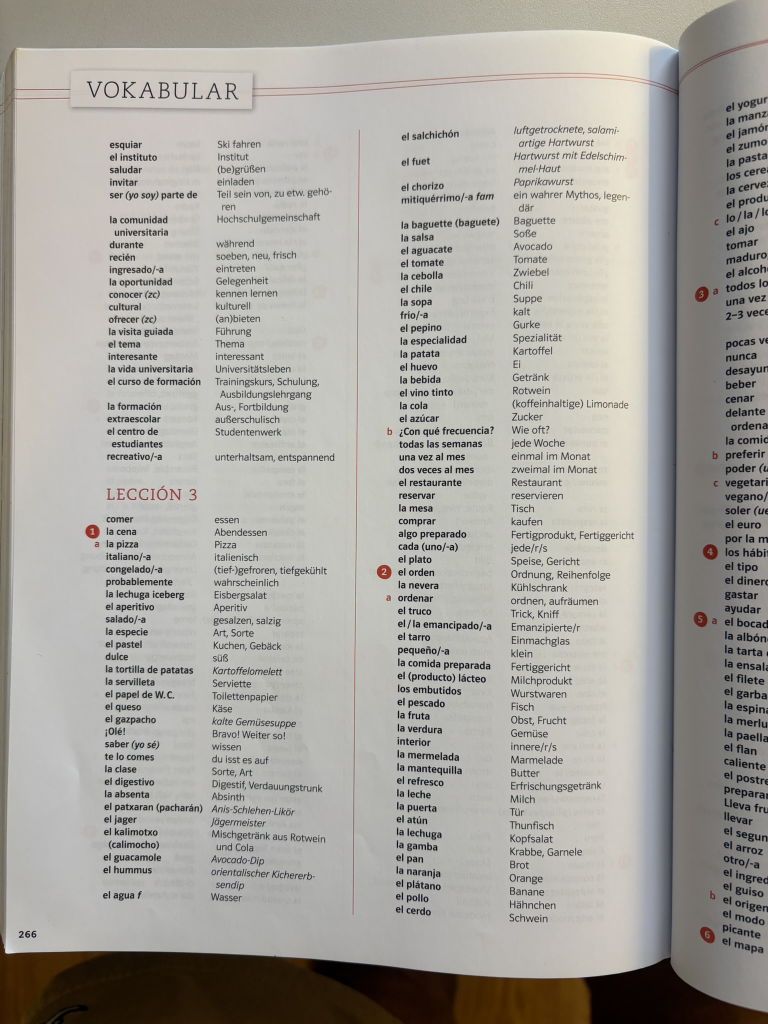
#> input picture spanish/archive/IMG_0945.JPEG, 1536 x 2048 px (shown at 1/2 size)
$ python -i ocr_extract.py   (imports and definitions only)
#> lines starting #> are read from the running program, lines starting #| are printed output that depends on the picture
"""
ocr_extract.py — OCR extraction from textbook photos
-----------------------------------------------------
Handles EXIF rotation issues, auto-detects best orientation,
preprocesses images for maximum OCR quality, and extracts text
using tesseract with spa+deu language packs.

For two-page textbook spreads: splits into left/right halves
and OCRs each separately to avoid column interleaving.

Usage:
    python ocr_extract.py [--input-dir ../input] [--output-dir ../input]
    python ocr_extract.py --input-dir ../input --split-columns
"""

import os
import sys
from pathlib import Path
from PIL import Image, ImageEnhance, ImageFilter
import pytesseract


def preprocess(img: Image.Image) -> Image.Image:
    """Preprocess image for optimal OCR quality."""
    # Convert to grayscale
    gray = img.convert('L')

    # Upscale small images (tesseract works best at 300+ DPI, ~3000px wide)
    w, h = gray.size
    target = 4000
    if max(w, h) < target:
        ratio = target / max(w, h)
        gray = gray.resize((int(w * ratio), int(h * ratio)), Image.LANCZOS)

    # Sharpen to recover text edges
    gray = gray.filter(ImageFilter.SHARPEN)

    # Boost contrast
    gray = ImageEnhance.Contrast(gray).enhance(1.8)

    return gray


def ocr_image(img: Image.Image, psm: int = 3) -> str:
    """Run tesseract on a preprocessed image."""
    processed = preprocess(img)
    config = f'--psm {psm} --oem 3'
    return pytesseract.image_to_string(processed, lang='spa+deu', config=config)


# [16 lines left out: function score_text, not called in this run]


def find_best_rotation(img: Image.Image) -> tuple[int, str]:
    """Try all 4 rotations, return (angle, text) for the one with best quality."""
    best_angle = 0
    best_text = ""
    best_score = 0

    for angle in [0, 90, 180, 270]:
        rotated = img.rotate(angle, expand=True) if angle else img.copy()
        text = ocr_image(rotated, psm=3)
        s = score_text(text)

        if s > best_score:
            best_score = s
            best_angle = angle
            best_text = text

    return best_angle, best_text


# [94 lines left out: functions split_and_ocr, ocr_all_images, not called in this run]


# [13 lines not run here, left out]

>>> from PIL import Image
>>> picture = Image.open('../../spanish/archive/IMG_0945.JPEG')
#> picture is the input picture: PIL image 1536x2048 RGB; mean R, G, B 166.6, 164.1, 158.6
#> the loop in find_best_rotation, `for angle in [0, 90, 180, 270]:` made 1 pass
#> pass 1, in preprocess, `gray = gray.resize((int(w * ratio), int(h * ratio)), Image.LANCZOS)`:
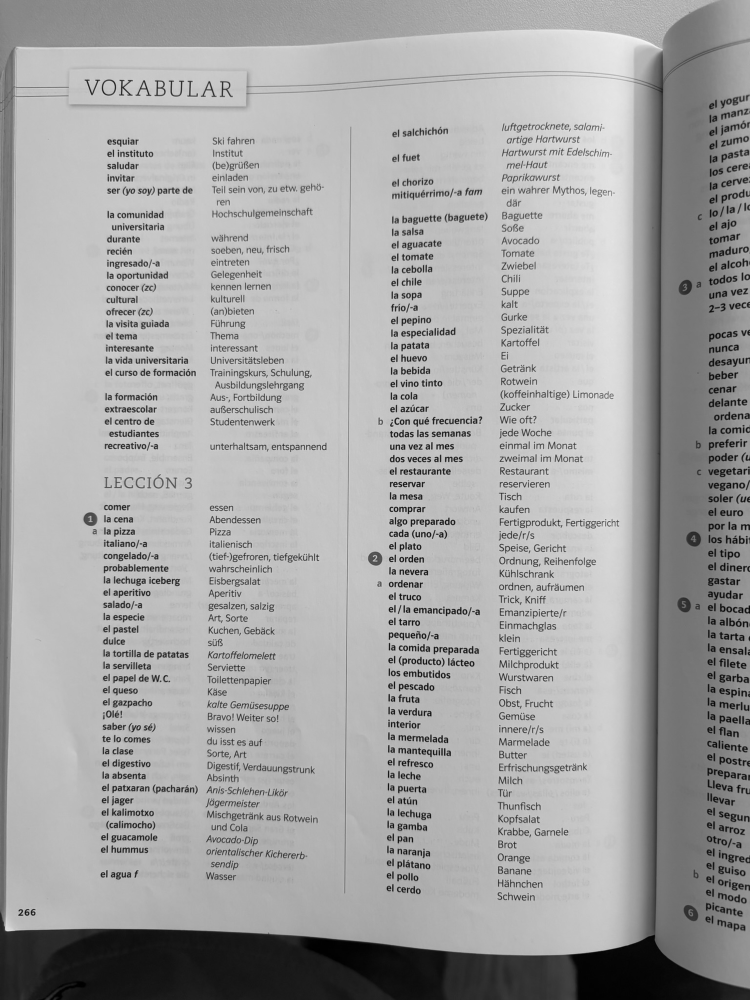
#> gray: PIL image 3000x4000 L (shown at 1/4 size); min 0, max 254, mean 164.2
#> pass 1, in preprocess, `gray = ImageEnhance.Contrast(gray).enhance(1.8)`:
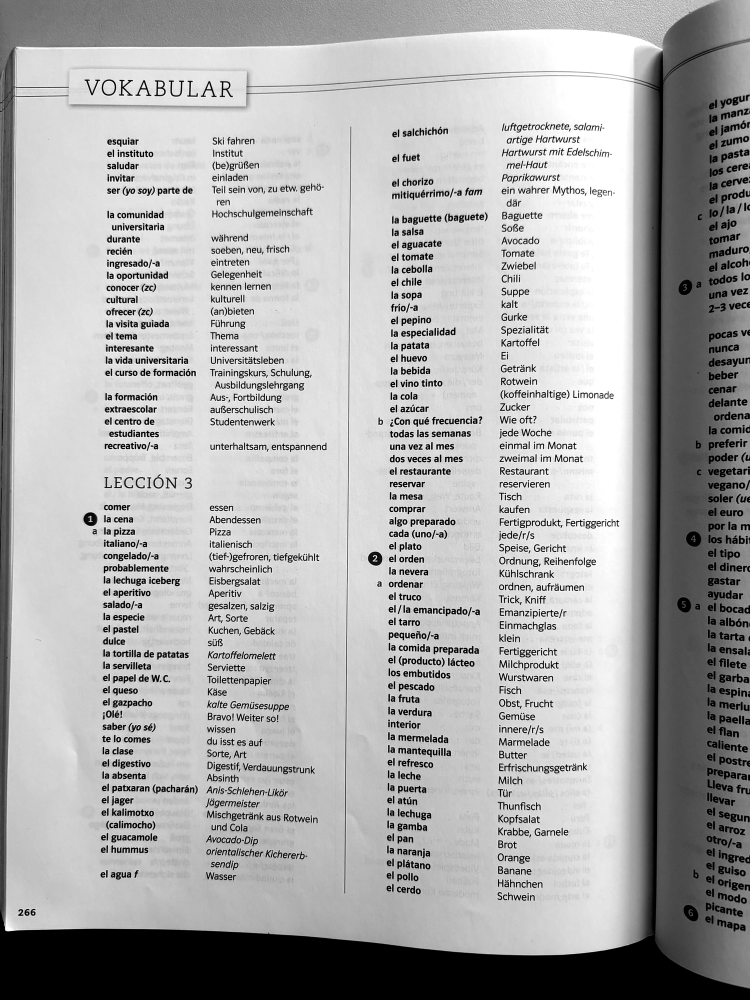
#> gray: PIL image 3000x4000 L (shown at 1/4 size); min 0, max 255, mean 170.9
#> after the loop in find_best_rotation, `for angle in [0, 90, 180, 270]:`: best_angle = 0; best_text = ''
#> (the run stopped early here; a loop or call above may not have finished)

$ run again, on spanish/archive/IMG_0948.JPEG
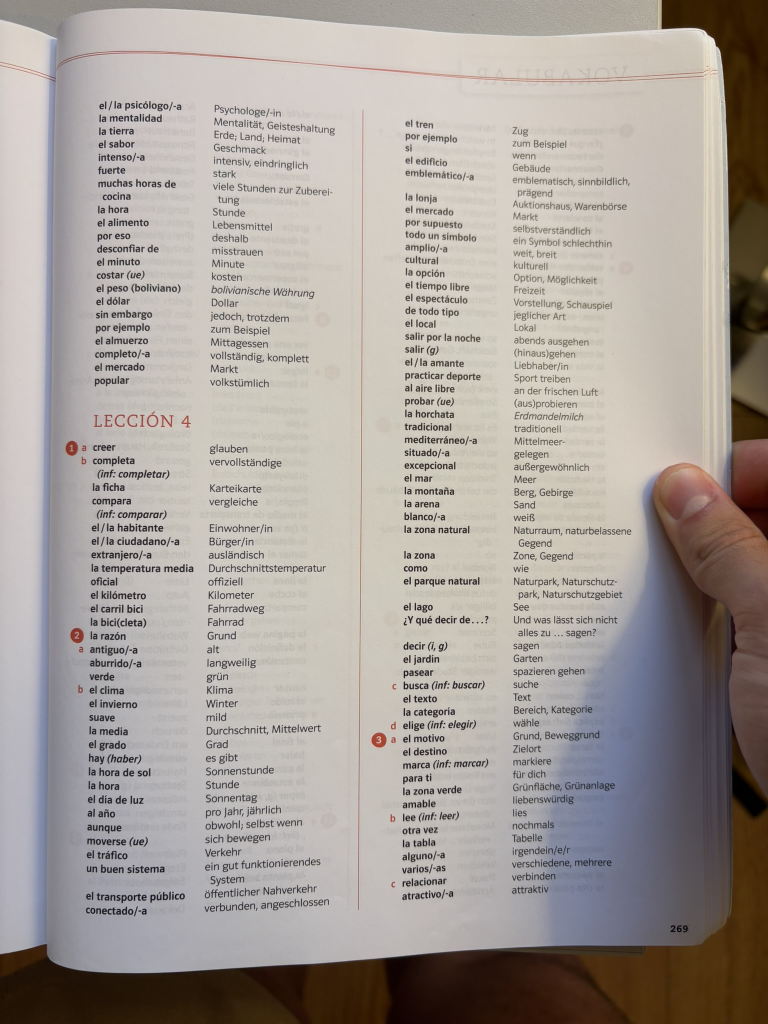
#> input picture spanish/archive/IMG_0948.JPEG, 1536 x 2048 px (shown at 1/2 size)
#> picture is the input picture: PIL image 1536x2048 RGB; mean R, G, B 166.3, 159.1, 153.7
#> the loop in find_best_rotation, `for angle in [0, 90, 180, 270]:` made 1 pass
#> pass 1, in preprocess, `gray = img.convert('L')`:
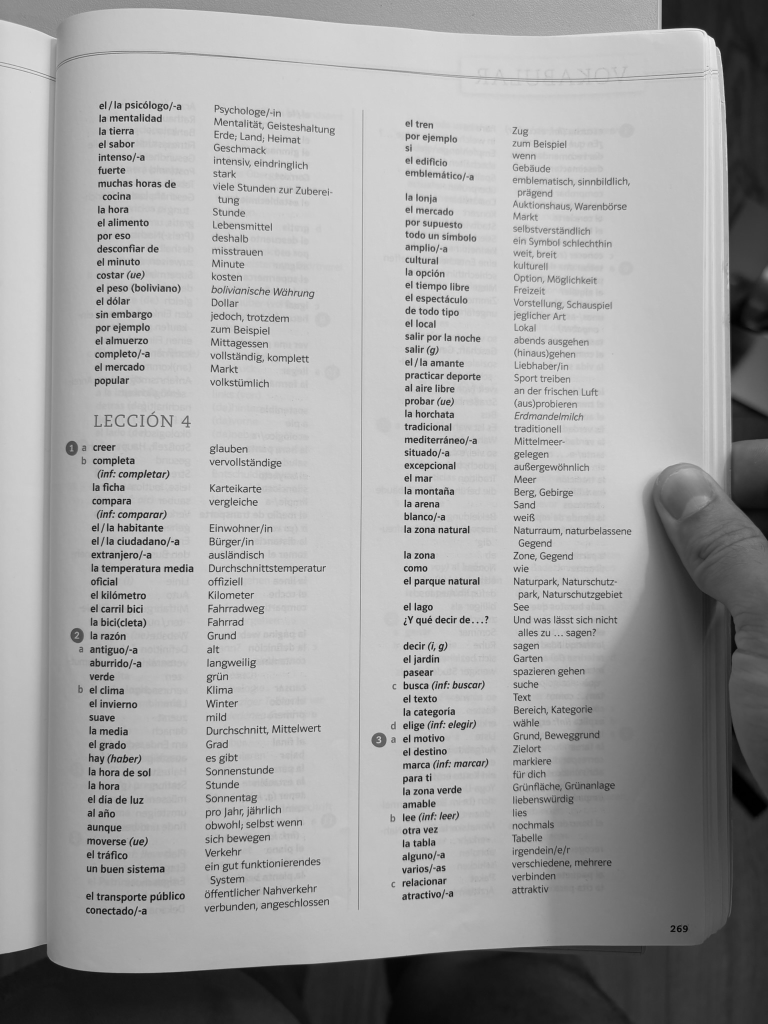
#> gray: PIL image 1536x2048 L (shown at 1/2 size); min 0, max 247, mean 160.6
#> pass 1, in preprocess, `gray = ImageEnhance.Contrast(gray).enhance(1.8)`:
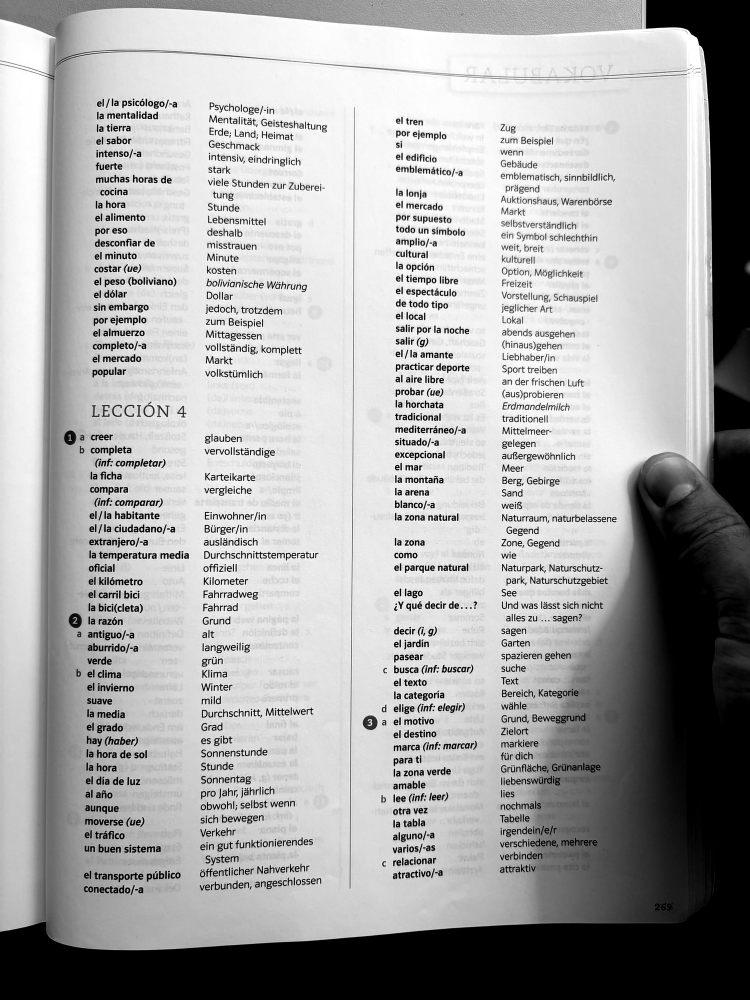
#> gray: PIL image 3000x4000 L (shown at 1/4 size); min 0, max 255, mean 167.8
#> after the loop in find_best_rotation, `for angle in [0, 90, 180, 270]:`: best_angle = 0; best_text = ''

$ run again, on spanish/archive/IMG_0949.JPEG
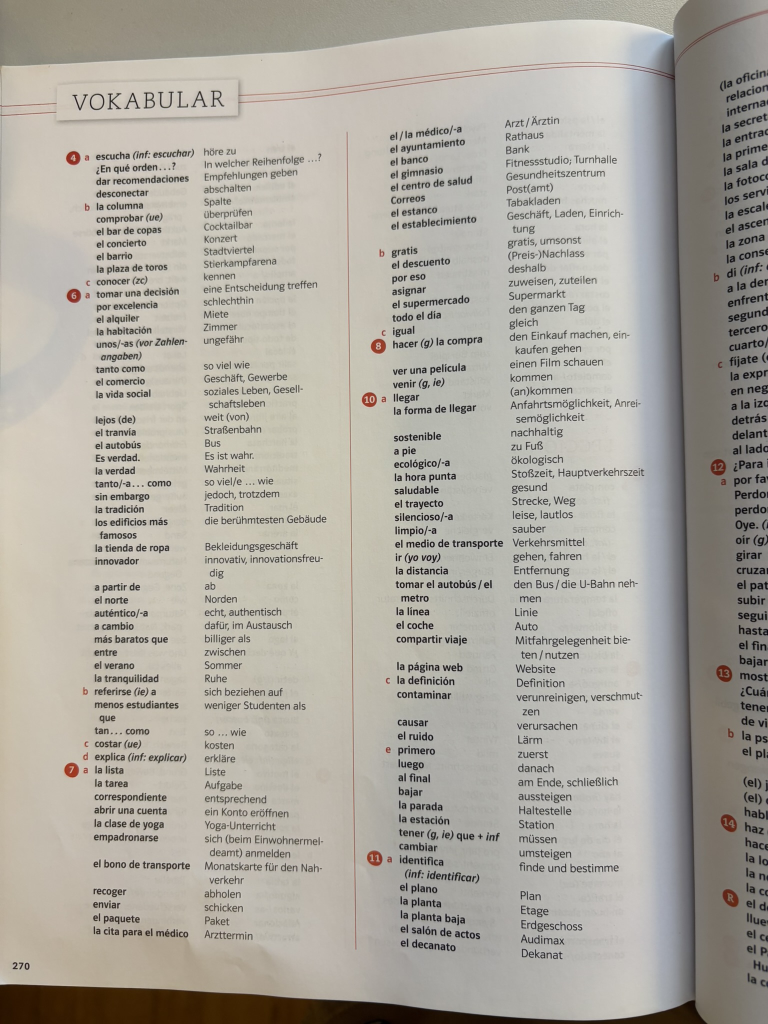
#> input picture spanish/archive/IMG_0949.JPEG, 1536 x 2048 px (shown at 1/2 size)
#> picture is the input picture: PIL image 1536x2048 RGB; mean R, G, B 171.7, 167.5, 158.9
#> the loop in find_best_rotation, `for angle in [0, 90, 180, 270]:` made 1 pass
#> pass 1, in preprocess, `gray = img.convert('L')`:
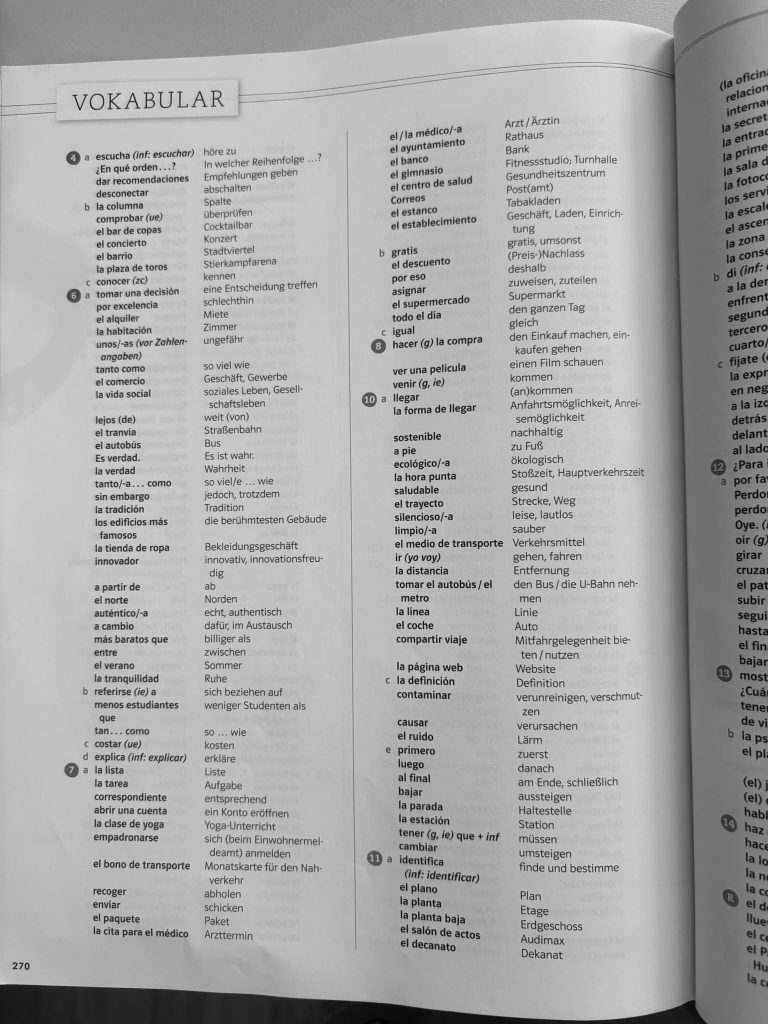
#> gray: PIL image 1536x2048 L (shown at 1/2 size); min 0, max 239, mean 167.8
#> pass 1, in preprocess, `gray = ImageEnhance.Contrast(gray).enhance(1.8)`:
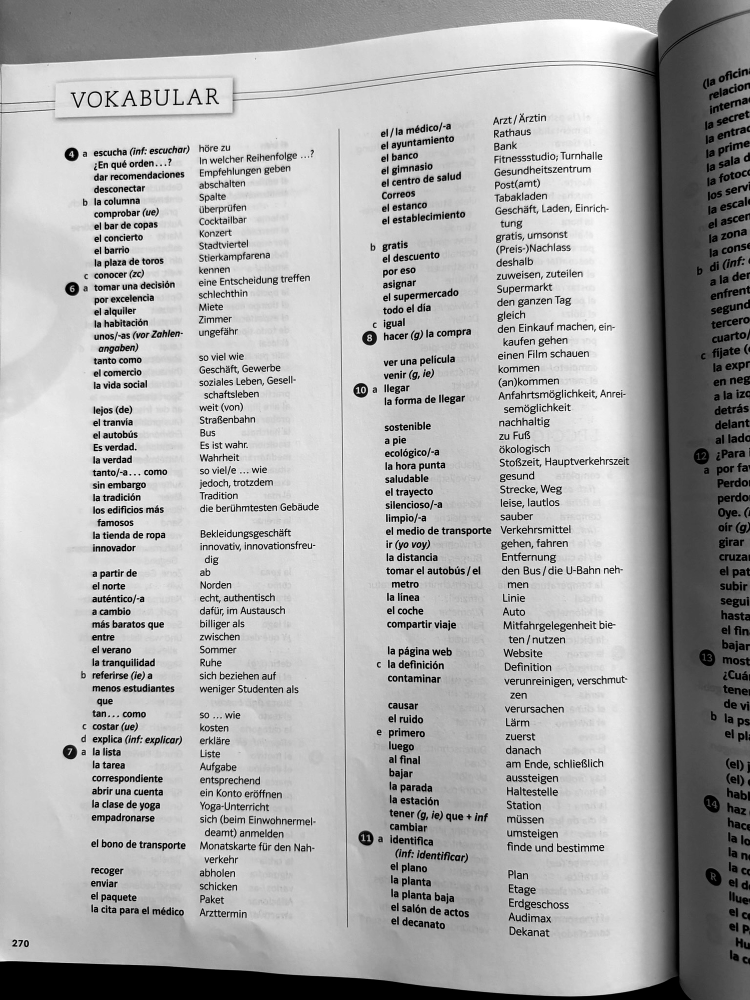
#> gray: PIL image 3000x4000 L (shown at 1/4 size); min 0, max 255, mean 170.8
#> after the loop in find_best_rotation, `for angle in [0, 90, 180, 270]:`: best_angle = 0; best_text = ''
